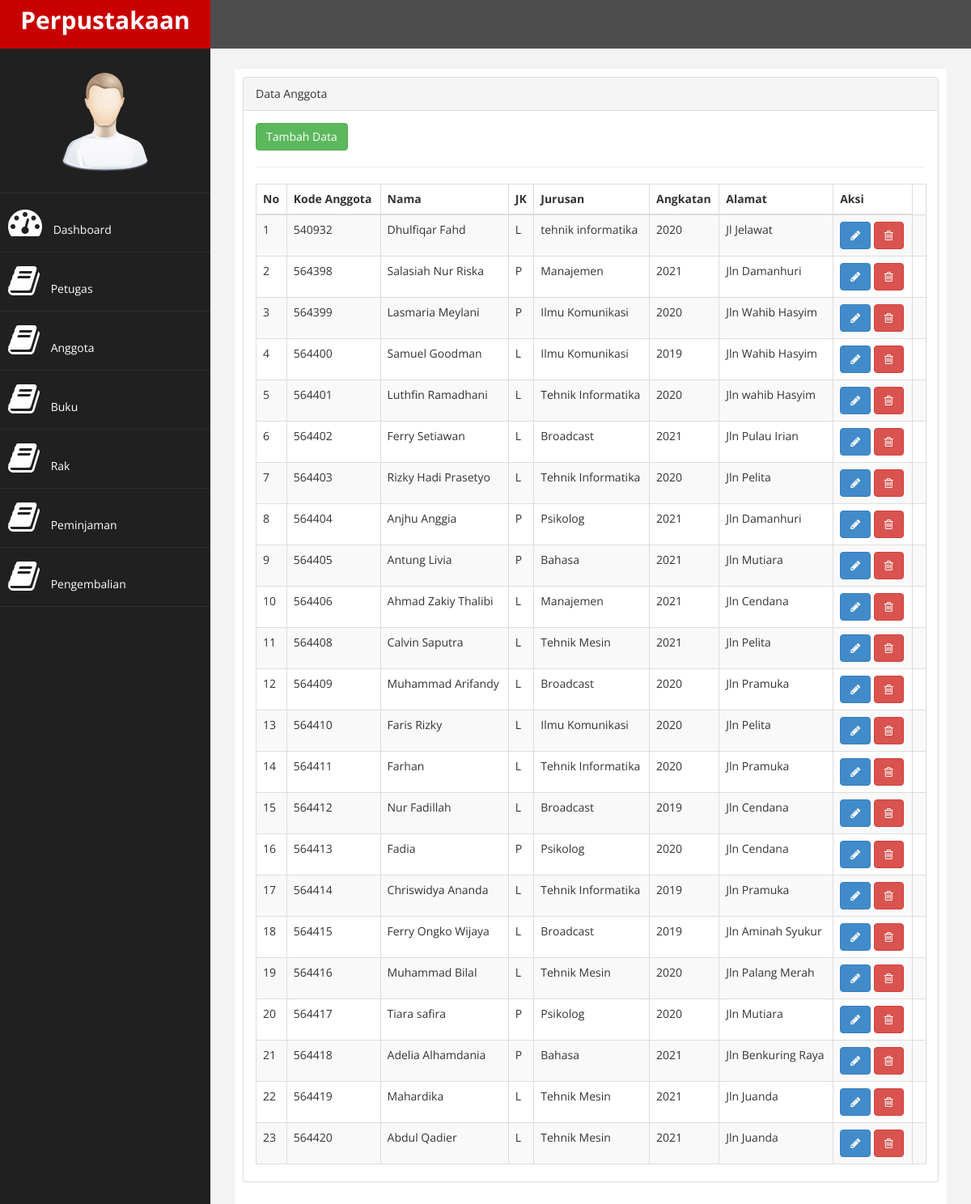
Page /?page=anggota on the committed database.
### tables this page shows
CREATE TABLE `anggota` (
  `kode_anggota` int(11) NOT NULL,
  `nama` varchar(30) NOT NULL,
  `jk` char(1) NOT NULL,
  `jurusan` varchar(50) NOT NULL,
  `angkatan` varchar(4) NOT NULL,
  `alamat` varchar(25) NOT NULL
);

### page/anggota/anggota.php (the view, shortened to what this page needs)
<div class="row">
                <div class="col-md-12">
                    <div class="panel panel-default">
                        <div class="panel-heading">
                             Data Anggota
                        </div>
                        <div class="panel-body">
                        <a href="?page=anggota&aksi=tambah" class="btn btn-success">Tambah Data</a>
                            <div class="table-responsive">
                                <table class="table table-striped table-bordered table-hover" id="dataTables-example">
                                    <thead>
                                        <tr>
                                            <th>No</th>
                                            <th>Kode Anggota</th>
                                            <th>Nama</th>
                                            <th>JK</th>
                                            <th>Jurusan</th>
                                            <th>Angkatan</th>
                                            <th>Alamat</th>
                                            <th>Aksi</th>
                                        </tr>
                                    </thead>
                                    <tbody>
                                        <?php
                                            $no = 1;
                                            $sql = $koneksi->query("select  * from anggota" );
                                            while ($data=$sql->fetch_assoc()) {
                                        ?>
                                        <tr>
                                            <td><?php echo $no++;?></td>
                                            <td><?php echo $data['kode_anggota'];?></td>
                                            <td><?php echo $data['nama'];?></td>
                                            <td><?php echo $data['jk'];?></td>
                                            <td><?php echo $data['jurusan'];?></td>
                                            <td><?php echo $data['angkatan'];?></td>
                                            <td><?php echo $data['alamat'];?></td>
                                            <td>
                                                <a href="?page=anggota&aksi=ubah&kode_anggota=<?= $data['kode_anggota']?>" class="btn btn-primary" title="Ubah"><span class="fa fa-pencil"></span></a>
                                                <a href="?page=anggota&aksi=hapus&kode_anggota=<?= $data['kode_anggota']?>" class="btn btn-danger" title="Hapus"><span class="fa fa-trash-o"></span></a>
                                            <td>
                                        </tr>
                                        <?php } ?>

### assets/css/custom.css (style rules this page uses)
body { font-family: 'Open Sans', sans-serif; }

### rows in the picture
anggota: kode_anggota "540932", nama "Dhulfiqar Fahd", jk "L", jurusan "tehnik informatika", angkatan "2020", alamat "Jl Jelawat"
anggota: kode_anggota "564398", nama "Salasiah Nur Riska", jk "P", jurusan "Manajemen", angkatan "2021", alamat "Jln Damanhuri"
anggota: kode_anggota "564399", nama "Lasmaria Meylani", jk "P", jurusan "Ilmu Komunikasi", angkatan "2020", alamat "Jln Wahib Hasyim"
anggota: kode_anggota "564400", nama "Samuel Goodman", jk "L", jurusan "Ilmu Komunikasi", angkatan "2019", alamat "Jln Wahib Hasyim"
anggota: kode_anggota "564401", nama "Luthfin Ramadhani", jk "L", jurusan "Tehnik Informatika", angkatan "2020", alamat "Jln wahib Hasyim"
anggota: kode_anggota "564402", nama "Ferry Setiawan", jk "L", jurusan "Broadcast", angkatan "2021", alamat "Jln Pulau Irian"
anggota: kode_anggota "564403", nama "Rizky Hadi Prasetyo", jk "L", jurusan "Tehnik Informatika", angkatan "2020", alamat "Jln Pelita"
anggota: kode_anggota "564404", nama "Anjhu Anggia", jk "P", jurusan "Psikolog", angkatan "2021", alamat "Jln Damanhuri"
anggota: kode_anggota "564405", nama "Antung Livia", jk "P", jurusan "Bahasa", angkatan "2021", alamat "Jln Mutiara"
anggota: kode_anggota "564406", nama "Ahmad Zakiy Thalibi", jk "L", jurusan "Manajemen", angkatan "2021", alamat "Jln Cendana"
anggota: kode_anggota "564408", nama "Calvin Saputra", jk "L", jurusan "Tehnik Mesin", angkatan "2021", alamat "Jln Pelita"
anggota: kode_anggota "564409", nama "Muhammad Arifandy", jk "L", jurusan "Broadcast", angkatan "2020", alamat "Jln Pramuka"
anggota: kode_anggota "564410", nama "Faris Rizky", jk "L", jurusan "Ilmu Komunikasi", angkatan "2020", alamat "Jln Pelita"
anggota: kode_anggota "564411", nama "Farhan", jk "L", jurusan "Tehnik Informatika", angkatan "2020", alamat "Jln Pramuka"
anggota: kode_anggota "564412", nama "Nur Fadillah", jk "L", jurusan "Broadcast", angkatan "2019", alamat "Jln Cendana"
anggota: kode_anggota "564413", nama "Fadia", jk "P", jurusan "Psikolog", angkatan "2020", alamat "Jln Cendana"
anggota: kode_anggota "564414", nama "Chriswidya Ananda", jk "L", jurusan "Tehnik Informatika", angkatan "2019", alamat "Jln Pramuka"
anggota: kode_anggota "564415", nama "Ferry Ongko Wijaya", jk "L", jurusan "Broadcast", angkatan "2019", alamat "Jln Aminah Syukur"
anggota: kode_anggota "564416", nama "Muhammad Bilal", jk "L", jurusan "Tehnik Mesin", angkatan "2020", alamat "Jln Palang Merah"
anggota: kode_anggota "564417", nama "Tiara safira", jk "P", jurusan "Psikolog", angkatan "2020", alamat "Jln Mutiara"
anggota: kode_anggota "564418", nama "Adelia Alhamdania", jk "P", jurusan "Bahasa", angkatan "2021", alamat "Jln Benkuring Raya"
anggota: kode_anggota "564419", nama "Mahardika", jk "L", jurusan "Tehnik Mesin", angkatan "2021", alamat "Jln Juanda"
anggota: kode_anggota "564420", nama "Abdul Qadier", jk "L", jurusan "Tehnik Mesin", angkatan "2021", alamat "Jln Juanda"
